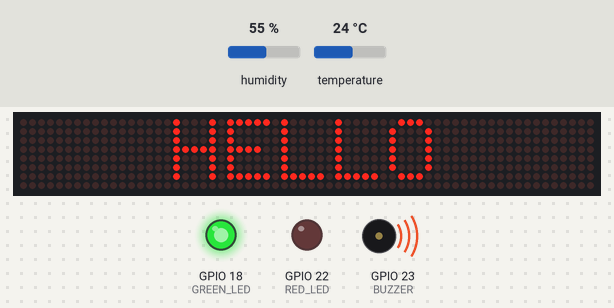
Bench run of a sketch on a simulated ESP32. Shown: 64×8 LED matrix, output pins drawn as LEDs (lit = HIGH), buzzer (waves = sounding, pin HIGH). The test bench sets the inputs (shaded band); at power-on: temperature 24 °C, humidity 55 %. WiFi joins after 1.5 s; servers stay silent unless stated; random numbers use the default seed unless the sketch sets one; no MQTT or app messages arrive unless stated; what the sketch prints to the serial monitor is not drawn.

Above: at 2.7 s.
2.8 s: temperature set to 33 °C
At 6.8 s:
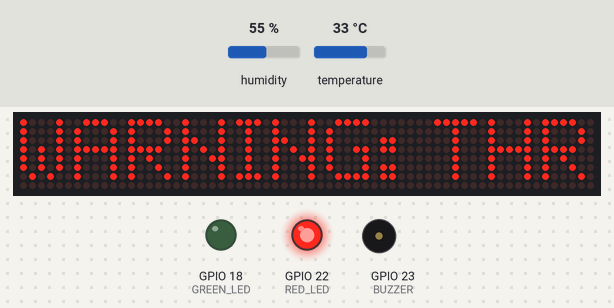
7.4 s: temperature set to 12 °C
At 11.3 s:
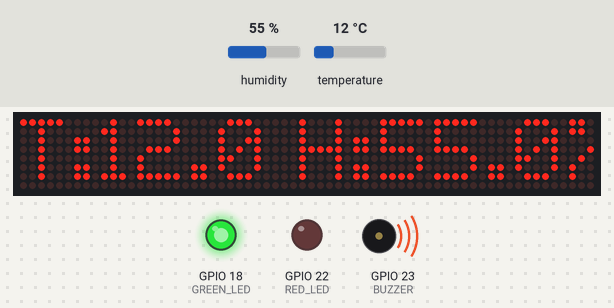
11.6 s: humidity set to 22 %
At 15.5 s:
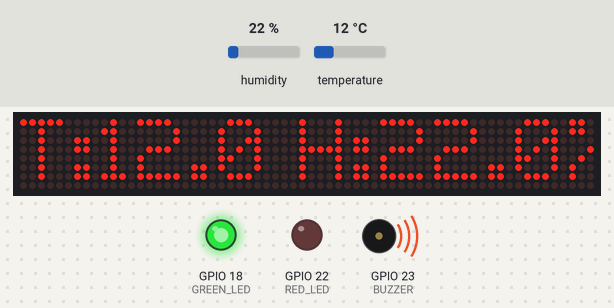
15.8 s: temperature set to 41 °C
At 16.8 s:
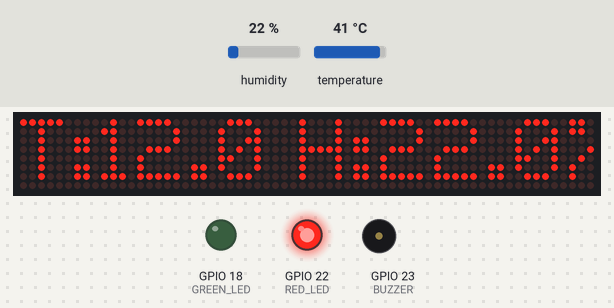
Timing chart, 0 to 18.8 s (numbered marks = the images above; inputs shaded):
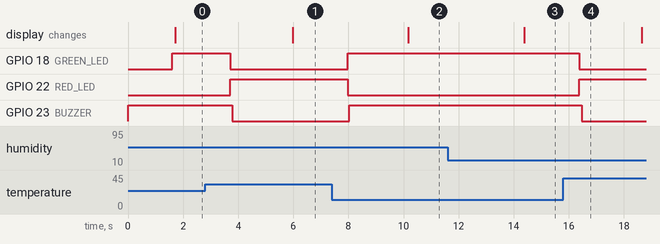

Measured:
- after the input at 2.8 s, GPIO 18 (GREEN_LED): HIGH → LOW after 0.91 s; GPIO 22 (RED_LED): LOW → HIGH after 0.91 s; GPIO 23 (BUZZER): HIGH → LOW after 0.99 s
- after the input at 7.4 s, GPIO 18 (GREEN_LED): LOW → HIGH after 0.58 s; GPIO 22 (RED_LED): HIGH → LOW after 0.58 s; GPIO 23 (BUZZER): LOW → HIGH after 0.64 s; the display: changes after 2.8 s (image 2)
- after the input at 11.6 s, the display: changes after 2.8 s (image 3)
- after the input at 15.8 s, GPIO 18 (GREEN_LED): HIGH → LOW after 0.59 s; GPIO 22 (RED_LED): LOW → HIGH after 0.59 s; GPIO 23 (BUZZER): HIGH → LOW after 0.66 s

The sketch:

codePfeMatrix.ino
```cpp
#include <DHT.h>
#include <WiFi.h>
#include <PubSubClient.h>
#include <MD_Parola.h>
#include <MD_MAX72xx.h>
#include <SPI.h>

// -------- CONFIG --------
#define HARDWARE_TYPE MD_MAX72XX::FC16_HW
#define MAX_DEVICES 8   // 4 modules = 8x32 display

// ------------------- PIN DEFINITIONS -------------------
#define DHTPIN 4
#define DHTTYPE DHT22
#define GREEN_LED 18
#define RED_LED   22
#define BUZZER    23
#define DATA_PIN 13
#define CLK_PIN  14
#define CS_PIN   15

MD_Parola display = MD_Parola(HARDWARE_TYPE, DATA_PIN, CLK_PIN, CS_PIN, MAX_DEVICES);

// ------------------- WI-FI & MQTT -------------------
// ⚠️ REPLACE WITH YOUR REAL WIFI OR HOTSPOT ⚠️
const char* ssid = "Galaxy A501AFE";
const char* password = "juyi7252";

// MUST match the Python script broker
const char* mqtt_server = "192.168.43.101";
const char* mqtt_topic = "pfe/sensor/data";

WiFiClient espClient;
PubSubClient client(espClient);
DHT dht(DHTPIN, DHTTYPE);

unsigned long previousMillis = 0;
const unsigned long beepInterval = 300; // ms
bool buzzerState = false;

void setup_wifi() {
  delay(10);
  Serial.println();
  Serial.print("Connecting to ");
  Serial.println(ssid);
  WiFi.mode(WIFI_STA);
  WiFi.begin(ssid, password);
  while (WiFi.status() != WL_CONNECTED) {
    delay(500);
    Serial.print(".");
  }
  Serial.println("\nWiFi connected");
}

void reconnect() {
  while (!client.connected()) {
    Serial.print("Attempting MQTT connection...");
    String clientId = "ESP32Client-";
    clientId += String(random(0xffff), HEX);
    if (client.connect(clientId.c_str())) {
      Serial.println("connected");
    } else {
      Serial.print("failed, rc=");
      Serial.print(client.state());
      Serial.println(" try again in 5 seconds");
      delay(5000);
    }
  }
}

void setup() {
  Serial.begin(9600);
  pinMode(GREEN_LED, OUTPUT);
  pinMode(RED_LED, OUTPUT);
  pinMode(BUZZER, OUTPUT);

  digitalWrite(GREEN_LED, LOW);
  digitalWrite(RED_LED, LOW);
  digitalWrite(BUZZER, HIGH);

  display.begin();
  display.setIntensity(5);   // Brightness (0-15)
  display.displayClear();

  // Show static text first
  display.displayText("HELLO", PA_CENTER, 0, 0, PA_PRINT, PA_NO_EFFECT);

  dht.begin();
  setup_wifi();
  client.setServer(mqtt_server, 1883);


  Serial.println("ESP32 + DHT22 Monitoring Started...");
}

void loop() {
  if (!client.connected()) {
    reconnect();
  }
  client.loop();

  // Read Sensor
  float h = dht.readHumidity();
  float t = dht.readTemperature();

  if (isnan(h) || isnan(t)) {
    Serial.println("Failed to read from DHT sensor!");
    return;
  }

  // --- CREATE JSON PAYLOAD ---
  // We manually build the string: {"temperature": 25.5, "humidity": 60.2}
  String jsonPayload = "{\"temperature\": " + String(t) + ", \"humidity\": " + String(h) + "}";

  Serial.print("Sending MQTT: ");
  Serial.println(jsonPayload);

  // Send to the topic Python is listening to
  client.publish(mqtt_topic, jsonPayload.c_str());

  // --- HARDWARE ALERTS (LEDs) ---
  if (t > 30.0) { // Local Alert Threshold
    digitalWrite(RED_LED, HIGH);
    digitalWrite(GREEN_LED, LOW);
    Serial.println("⚠️ WARNING: Threshold exceeded!!!");
    Serial.println(jsonPayload);
    digitalWrite(BUZZER, LOW);
    Serial.println("Buzzer: on");

    if (display.displayAnimate()) {
      display.displayText("WARNING: THRESHOLD EXCEEDED!!!", PA_CENTER, 0, 0, PA_PRINT, PA_NO_EFFECT);
    }
  } else {
    digitalWrite(RED_LED, LOW);
    digitalWrite(GREEN_LED, HIGH);
    Serial.println("✅ Status: Normal");
    Serial.println(jsonPayload);
    digitalWrite(BUZZER, HIGH);
    buzzerState = false;

    char msg[50];
    sprintf(msg, "T:%.1f H:%.1f%%", t, h);

    // Show static text
    if (display.displayAnimate()) {
      display.displayText(msg, PA_CENTER, 0, 0, PA_PRINT, PA_NO_EFFECT);
    }
  }

  Serial.println("----------------------------------");
  delay(2000); // Send data every 2 seconds
}
```
